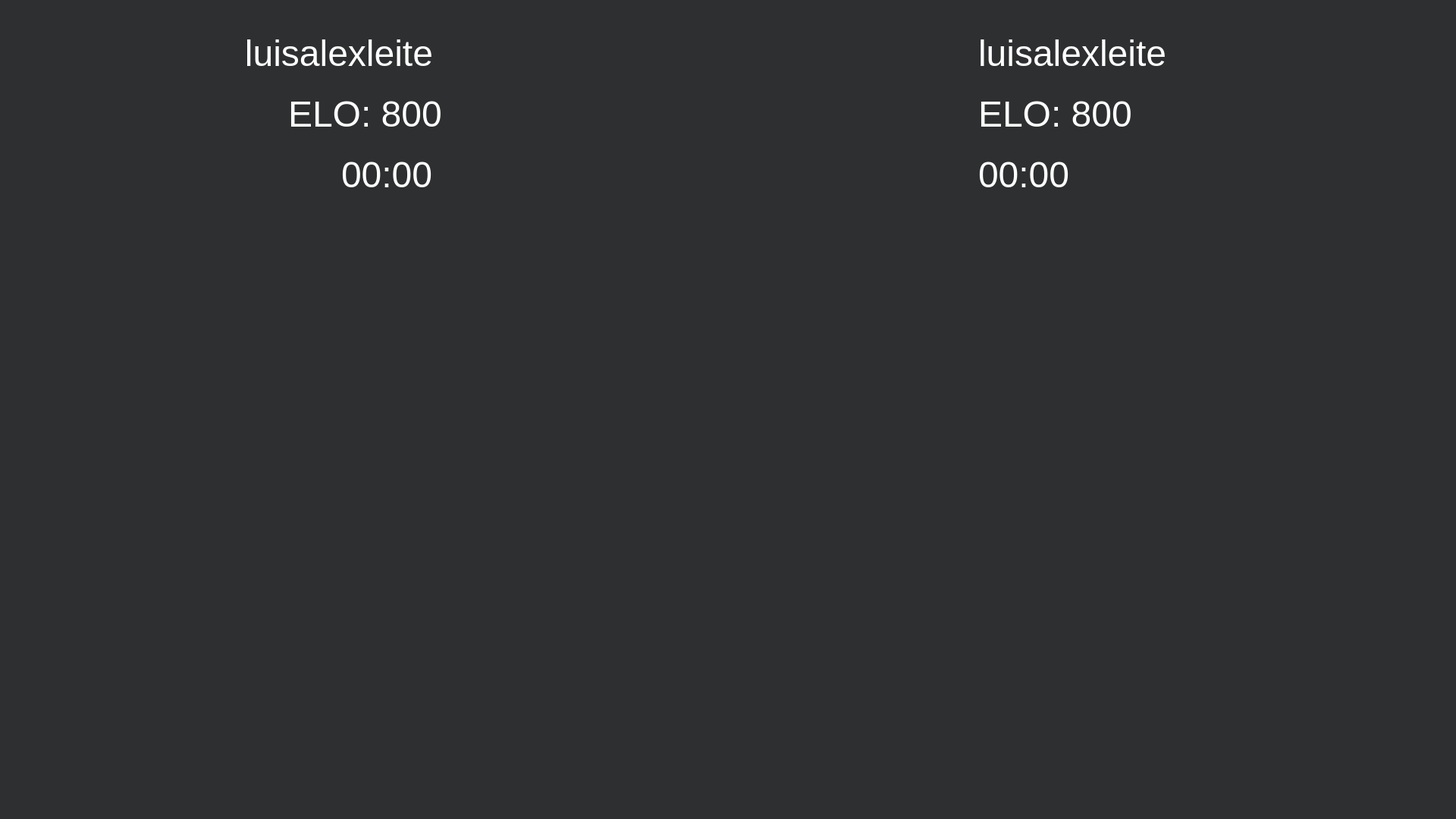
<?xml version="1.0" encoding="UTF-8"?>
<ui version="4.0">
 <class>Janela</class>
 <widget class="QMainWindow" name="Janela">
  <property name="windowModality">
   <enum>Qt::NonModal</enum>
  </property>
  <property name="enabled">
   <bool>true</bool>
  </property>
  <property name="geometry">
   <rect>
    <x>0</x>
    <y>0</y>
    <width>1920</width>
    <height>1080</height>
   </rect>
  </property>
  <property name="font">
   <font>
    <stylestrategy>NoAntialias</stylestrategy>
    <kerning>false</kerning>
   </font>
  </property>
  <property name="windowTitle">
   <string>Remote PyChess</string>
  </property>
  <property name="windowIcon">
   <iconset>
    <normaloff>:/pyqt/cover-removebg-preview_1.png</normaloff>:/pyqt/cover-removebg-preview_1.png</iconset>
  </property>
  <property name="autoFillBackground">
   <bool>false</bool>
  </property>
  <property name="styleSheet">
   <string notr="true">background-color: rgb(45, 47, 48);</string>
  </property>
  <property name="animated">
   <bool>false</bool>
  </property>
  <widget class="QWidget" name="centralwidget">
   <widget class="QLabel" name="logo">
    <property name="enabled">
     <bool>true</bool>
    </property>
    <property name="geometry">
     <rect>
      <x>550</x>
      <y>-40</y>
      <width>741</width>
      <height>221</height>
     </rect>
    </property>
    <property name="text">
     <string/>
    </property>
    <property name="pixmap">
     <pixmap>:/pyqt/cover-removebg-preview.png</pixmap>
    </property>
    <property name="scaledContents">
     <bool>false</bool>
    </property>
    <property name="wordWrap">
     <bool>false</bool>
    </property>
   </widget>
   <widget class="QLabel" name="whites">
    <property name="geometry">
     <rect>
      <x>300</x>
      <y>40</y>
      <width>271</width>
      <height>61</height>
     </rect>
    </property>
    <property name="styleSheet">
     <string notr="true">color: white;</string>
    </property>
    <property name="text">
     <string>&lt;html&gt;&lt;head/&gt;&lt;body&gt;&lt;p&gt;&lt;span style=&quot; font-size:36pt;&quot;&gt;luisalexleite&lt;/span&gt;&lt;/p&gt;&lt;/body&gt;&lt;/html&gt;</string>
    </property>
    <property name="alignment">
     <set>Qt::AlignRight|Qt::AlignTrailing|Qt::AlignVCenter</set>
    </property>
   </widget>
   <widget class="QLabel" name="whiteselo">
    <property name="geometry">
     <rect>
      <x>380</x>
      <y>120</y>
      <width>271</width>
      <height>61</height>
     </rect>
    </property>
    <property name="styleSheet">
     <string notr="true">color: white;</string>
    </property>
    <property name="text">
     <string>&lt;html&gt;&lt;head/&gt;&lt;body&gt;&lt;p&gt;&lt;span style=&quot; font-size:36pt;&quot;&gt;ELO: 800&lt;/span&gt;&lt;/p&gt;&lt;/body&gt;&lt;/html&gt;</string>
    </property>
   </widget>
   <widget class="QLabel" name="blackselo">
    <property name="geometry">
     <rect>
      <x>1290</x>
      <y>120</y>
      <width>271</width>
      <height>61</height>
     </rect>
    </property>
    <property name="styleSheet">
     <string notr="true">color: white;</string>
    </property>
    <property name="text">
     <string>&lt;html&gt;&lt;head/&gt;&lt;body&gt;&lt;p&gt;&lt;span style=&quot; font-size:36pt;&quot;&gt;ELO: 800&lt;/span&gt;&lt;/p&gt;&lt;/body&gt;&lt;/html&gt;</string>
    </property>
   </widget>
   <widget class="QLabel" name="blacks">
    <property name="geometry">
     <rect>
      <x>1290</x>
      <y>40</y>
      <width>271</width>
      <height>61</height>
     </rect>
    </property>
    <property name="styleSheet">
     <string notr="true">color: white;</string>
    </property>
    <property name="text">
     <string>&lt;html&gt;&lt;head/&gt;&lt;body&gt;&lt;p&gt;&lt;span style=&quot; font-size:36pt;&quot;&gt;luisalexleite&lt;/span&gt;&lt;/p&gt;&lt;/body&gt;&lt;/html&gt;</string>
    </property>
   </widget>
   <widget class="QWidget" name="whitehorse" native="true">
    <property name="geometry">
     <rect>
      <x>250</x>
      <y>20</y>
      <width>61</width>
      <height>81</height>
     </rect>
    </property>
    <property name="styleSheet">
     <string notr="true">image: url(:/pyqt/cover-removebg-preview_branco.png);</string>
    </property>
   </widget>
   <widget class="QWidget" name="blackhorse" native="true">
    <property name="geometry">
     <rect>
      <x>1570</x>
      <y>20</y>
      <width>61</width>
      <height>81</height>
     </rect>
    </property>
    <property name="styleSheet">
     <string notr="true">image: url(:/pyqt/cover-removebg-preview_1.png);</string>
    </property>
   </widget>
   <widget class="QWidget" name="whitespic" native="true">
    <property name="geometry">
     <rect>
      <x>50</x>
      <y>30</y>
      <width>171</width>
      <height>151</height>
     </rect>
    </property>
    <property name="styleSheet">
     <string notr="true">image: url(:/pyqt/51N2EJ50D0L._SY445_.jpg);</string>
    </property>
   </widget>
   <widget class="QWidget" name="blackspic" native="true">
    <property name="geometry">
     <rect>
      <x>1650</x>
      <y>30</y>
      <width>171</width>
      <height>151</height>
     </rect>
    </property>
    <property name="styleSheet">
     <string notr="true">image: url(:/pyqt/51N2EJ50D0L._SY445_.jpg);</string>
    </property>
   </widget>
   <widget class="QWidget" name="game" native="true">
    <property name="geometry">
     <rect>
      <x>500</x>
      <y>220</y>
      <width>861</width>
      <height>731</height>
     </rect>
    </property>
    <property name="styleSheet">
     <string notr="true">image: url(:/pyqt/Chess_board_blank.svg.png);</string>
    </property>
   </widget>
   <widget class="QLabel" name="blackstime">
    <property name="geometry">
     <rect>
      <x>1290</x>
      <y>200</y>
      <width>121</width>
      <height>61</height>
     </rect>
    </property>
    <property name="font">
     <font>
      <pointsize>36</pointsize>
     </font>
    </property>
    <property name="styleSheet">
     <string notr="true">color: white;</string>
    </property>
    <property name="text">
     <string>&lt;html&gt;&lt;head/&gt;&lt;body&gt;&lt;p&gt;00:00&lt;/p&gt;&lt;/body&gt;&lt;/html&gt;</string>
    </property>
   </widget>
   <widget class="QLabel" name="whitestime">
    <property name="geometry">
     <rect>
      <x>450</x>
      <y>200</y>
      <width>121</width>
      <height>61</height>
     </rect>
    </property>
    <property name="font">
     <font>
      <pointsize>36</pointsize>
     </font>
    </property>
    <property name="styleSheet">
     <string notr="true">color: white;</string>
    </property>
    <property name="text">
     <string>&lt;html&gt;&lt;head/&gt;&lt;body&gt;&lt;p&gt;00:00&lt;/p&gt;&lt;/body&gt;&lt;/html&gt;</string>
    </property>
   </widget>
  </widget>
 </widget>
 <resources>
  <include location="../.designer/backup/Documentos/GitHub/remote-pychess/raspberry/img/logo-pyqt.qrc"/>
  <include location="../Documentos/GitHub/remote-pychess/raspberry/img/logo-pyqt.qrc"/>
 </resources>
 <connections/>
</ui>
